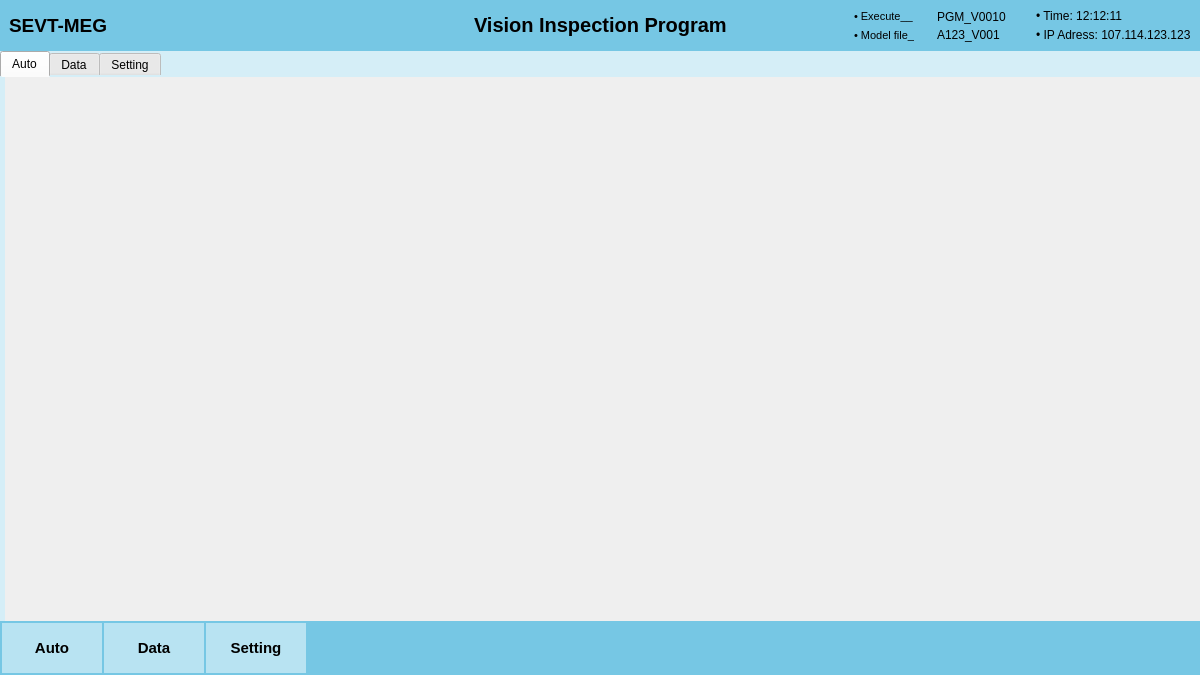
<?xml version="1.0" encoding="UTF-8"?>
<ui version="4.0">
 <class>MainWindow</class>
 <widget class="QMainWindow" name="MainWindow">
  <property name="geometry">
   <rect>
    <x>0</x>
    <y>0</y>
    <width>1200</width>
    <height>675</height>
   </rect>
  </property>
  <property name="windowTitle">
   <string>Vision Program</string>
  </property>
  <widget class="QWidget" name="centralwidget">
   <property name="styleSheet">
    <string notr="true">*{
	color: #000;
	border: none;
}
#centralwidget, #overviewData, #autoTab, #dataTab, #settingTab{
	background-color: #D5EEF7;
}


#headerInfoFrame, #footerFrame{
	background-color: #76C7E4;
}

#runningData, #viewSettingLabel{
	background-color: #fff
}


QTextBrowser{
	background-color: #EBF7FB;
}

#autoTabBtn, #dataTabBtn, #settingTabBtn{
	background-color: #B8E3F2;
	margin: 0,0,5,0;
	text-align: center;

}

#selectFeatureBtn, #selectModelBtn, #exposSaveBtn, #lightSaveBtn, #manualBtn, #uploadBtn{
	background-color: #2596bf;
	color: #fff;
	border-radius: 10px;
}

#select, #config, #adjust, #viewSetting{
	background-color: #EBF7FB;
	border-radius: 10px;
}

QPushButton:hover {
    border: 2px solid #fff;    /* Darker border on hover */
}

QPushButton:pressed {
    border: 2px solid #2980b9;    /* Darker border on hover */
}

</string>
   </property>
   <layout class="QVBoxLayout" name="verticalLayout">
    <property name="spacing">
     <number>0</number>
    </property>
    <property name="leftMargin">
     <number>0</number>
    </property>
    <property name="topMargin">
     <number>0</number>
    </property>
    <property name="rightMargin">
     <number>0</number>
    </property>
    <property name="bottomMargin">
     <number>0</number>
    </property>
    <item alignment="Qt::AlignTop">
     <widget class="QWidget" name="headerFrame" native="true">
      <layout class="QHBoxLayout" name="horizontalLayout">
       <property name="spacing">
        <number>0</number>
       </property>
       <property name="leftMargin">
        <number>0</number>
       </property>
       <property name="topMargin">
        <number>0</number>
       </property>
       <property name="rightMargin">
        <number>0</number>
       </property>
       <property name="bottomMargin">
        <number>0</number>
       </property>
       <item>
        <widget class="QFrame" name="headerInfoFrame">
         <property name="frameShape">
          <enum>QFrame::StyledPanel</enum>
         </property>
         <property name="frameShadow">
          <enum>QFrame::Raised</enum>
         </property>
         <layout class="QHBoxLayout" name="horizontalLayout_2">
          <item alignment="Qt::AlignLeft">
           <widget class="QFrame" name="logo">
            <property name="frameShape">
             <enum>QFrame::StyledPanel</enum>
            </property>
            <property name="frameShadow">
             <enum>QFrame::Raised</enum>
            </property>
            <layout class="QVBoxLayout" name="verticalLayout_2">
             <property name="spacing">
              <number>0</number>
             </property>
             <property name="leftMargin">
              <number>0</number>
             </property>
             <property name="topMargin">
              <number>0</number>
             </property>
             <property name="rightMargin">
              <number>0</number>
             </property>
             <property name="bottomMargin">
              <number>0</number>
             </property>
             <item>
              <widget class="QLabel" name="logoMeg">
               <property name="minimumSize">
                <size>
                 <width>200</width>
                 <height>0</height>
                </size>
               </property>
               <property name="font">
                <font>
                 <pointsize>14</pointsize>
                 <weight>75</weight>
                 <bold>true</bold>
                </font>
               </property>
               <property name="text">
                <string>SEVT-MEG</string>
               </property>
              </widget>
             </item>
            </layout>
           </widget>
          </item>
          <item>
           <widget class="QFrame" name="pgmName">
            <property name="sizePolicy">
             <sizepolicy hsizetype="Fixed" vsizetype="Fixed">
              <horstretch>0</horstretch>
              <verstretch>0</verstretch>
             </sizepolicy>
            </property>
            <property name="frameShape">
             <enum>QFrame::StyledPanel</enum>
            </property>
            <property name="frameShadow">
             <enum>QFrame::Raised</enum>
            </property>
            <layout class="QHBoxLayout" name="horizontalLayout_7">
             <property name="spacing">
              <number>0</number>
             </property>
             <property name="leftMargin">
              <number>0</number>
             </property>
             <property name="topMargin">
              <number>0</number>
             </property>
             <property name="rightMargin">
              <number>0</number>
             </property>
             <property name="bottomMargin">
              <number>0</number>
             </property>
             <item>
              <widget class="QLabel" name="label_2">
               <property name="sizePolicy">
                <sizepolicy hsizetype="Expanding" vsizetype="Expanding">
                 <horstretch>0</horstretch>
                 <verstretch>0</verstretch>
                </sizepolicy>
               </property>
               <property name="font">
                <font>
                 <pointsize>15</pointsize>
                 <weight>75</weight>
                 <bold>true</bold>
                </font>
               </property>
               <property name="text">
                <string>Vision Inspection Program</string>
               </property>
              </widget>
             </item>
            </layout>
           </widget>
          </item>
          <item alignment="Qt::AlignRight">
           <widget class="QFrame" name="infoFrame">
            <property name="frameShape">
             <enum>QFrame::StyledPanel</enum>
            </property>
            <property name="frameShadow">
             <enum>QFrame::Raised</enum>
            </property>
            <layout class="QHBoxLayout" name="horizontalLayout_3">
             <property name="spacing">
              <number>30</number>
             </property>
             <property name="leftMargin">
              <number>0</number>
             </property>
             <property name="topMargin">
              <number>0</number>
             </property>
             <property name="rightMargin">
              <number>0</number>
             </property>
             <property name="bottomMargin">
              <number>0</number>
             </property>
             <item>
              <widget class="QFrame" name="version">
               <property name="frameShape">
                <enum>QFrame::StyledPanel</enum>
               </property>
               <property name="frameShadow">
                <enum>QFrame::Raised</enum>
               </property>
               <layout class="QGridLayout" name="gridLayout">
                <property name="leftMargin">
                 <number>0</number>
                </property>
                <property name="topMargin">
                 <number>0</number>
                </property>
                <property name="rightMargin">
                 <number>0</number>
                </property>
                <property name="bottomMargin">
                 <number>0</number>
                </property>
                <property name="horizontalSpacing">
                 <number>22</number>
                </property>
                <property name="verticalSpacing">
                 <number>4</number>
                </property>
                <item row="0" column="1">
                 <widget class="QLabel" name="exeVer">
                  <property name="font">
                   <font>
                    <pointsize>9</pointsize>
                   </font>
                  </property>
                  <property name="text">
                   <string>PGM_V0010</string>
                  </property>
                 </widget>
                </item>
                <item row="1" column="0">
                 <widget class="QLabel" name="label_5">
                  <property name="font">
                   <font>
                    <pointsize>8</pointsize>
                    <weight>50</weight>
                    <bold>false</bold>
                   </font>
                  </property>
                  <property name="text">
                   <string>• Model file_</string>
                  </property>
                 </widget>
                </item>
                <item row="1" column="1">
                 <widget class="QLabel" name="mdFile">
                  <property name="font">
                   <font>
                    <pointsize>9</pointsize>
                   </font>
                  </property>
                  <property name="text">
                   <string>A123_V001</string>
                  </property>
                 </widget>
                </item>
                <item row="0" column="0">
                 <widget class="QLabel" name="label_3">
                  <property name="font">
                   <font>
                    <pointsize>8</pointsize>
                    <weight>50</weight>
                    <bold>false</bold>
                   </font>
                  </property>
                  <property name="text">
                   <string>• Execute__</string>
                  </property>
                 </widget>
                </item>
               </layout>
              </widget>
             </item>
             <item>
              <widget class="QFrame" name="other">
               <property name="frameShape">
                <enum>QFrame::StyledPanel</enum>
               </property>
               <property name="frameShadow">
                <enum>QFrame::Raised</enum>
               </property>
               <layout class="QVBoxLayout" name="verticalLayout_4">
                <property name="spacing">
                 <number>5</number>
                </property>
                <property name="leftMargin">
                 <number>0</number>
                </property>
                <property name="topMargin">
                 <number>0</number>
                </property>
                <property name="rightMargin">
                 <number>0</number>
                </property>
                <property name="bottomMargin">
                 <number>0</number>
                </property>
                <item>
                 <widget class="QLabel" name="timeInfo">
                  <property name="text">
                   <string>• Time: 12:12:11</string>
                  </property>
                 </widget>
                </item>
                <item>
                 <widget class="QLabel" name="ipInfo">
                  <property name="text">
                   <string>• IP Adress: 107.114.123.123</string>
                  </property>
                 </widget>
                </item>
               </layout>
              </widget>
             </item>
            </layout>
           </widget>
          </item>
         </layout>
        </widget>
       </item>
      </layout>
     </widget>
    </item>
    <item>
     <widget class="QWidget" name="bodyFrame" native="true">
      <layout class="QVBoxLayout" name="verticalLayout_5">
       <property name="spacing">
        <number>0</number>
       </property>
       <property name="leftMargin">
        <number>0</number>
       </property>
       <property name="topMargin">
        <number>0</number>
       </property>
       <property name="rightMargin">
        <number>0</number>
       </property>
       <property name="bottomMargin">
        <number>0</number>
       </property>
       <item>
        <widget class="QTabWidget" name="tabWidget">
         <property name="currentIndex">
          <number>0</number>
         </property>
         <widget class="QWidget" name="autoTab">
          <attribute name="title">
           <string>Auto</string>
          </attribute>
          <layout class="QHBoxLayout" name="horizontalLayout_6">
           <property name="spacing">
            <number>5</number>
           </property>
           <property name="leftMargin">
            <number>5</number>
           </property>
           <property name="topMargin">
            <number>0</number>
           </property>
           <property name="rightMargin">
            <number>0</number>
           </property>
           <property name="bottomMargin">
            <number>0</number>
           </property>
           <item>
            <widget class="QScrollArea" name="scrollArea">
             <property name="widgetResizable">
              <bool>true</bool>
             </property>
             <widget class="QWidget" name="scrollAreaWidgetContents">
              <property name="geometry">
               <rect>
                <x>0</x>
                <y>0</y>
                <width>1193</width>
                <height>537</height>
               </rect>
              </property>
             </widget>
            </widget>
           </item>
          </layout>
         </widget>
         <widget class="QWidget" name="dataTab">
          <attribute name="title">
           <string>Data</string>
          </attribute>
          <layout class="QHBoxLayout" name="horizontalLayout_8">
           <item>
            <widget class="QWidget" name="select" native="true">
             <layout class="QVBoxLayout" name="verticalLayout_3">
              <item>
               <widget class="QLabel" name="label">
                <property name="minimumSize">
                 <size>
                  <width>0</width>
                  <height>20</height>
                 </size>
                </property>
                <property name="maximumSize">
                 <size>
                  <width>16777215</width>
                  <height>30</height>
                 </size>
                </property>
                <property name="font">
                 <font>
                  <pointsize>10</pointsize>
                  <weight>75</weight>
                  <bold>true</bold>
                 </font>
                </property>
                <property name="text">
                 <string>■ Select Model file</string>
                </property>
               </widget>
              </item>
              <item alignment="Qt::AlignLeft|Qt::AlignTop">
               <widget class="QFrame" name="frame">
                <property name="frameShape">
                 <enum>QFrame::StyledPanel</enum>
                </property>
                <property name="frameShadow">
                 <enum>QFrame::Raised</enum>
                </property>
                <layout class="QGridLayout" name="gridLayout_4">
                 <property name="verticalSpacing">
                  <number>25</number>
                 </property>
                 <item row="0" column="2">
                  <widget class="QPushButton" name="selectModelBtn">
                   <property name="sizePolicy">
                    <sizepolicy hsizetype="Preferred" vsizetype="Fixed">
                     <horstretch>0</horstretch>
                     <verstretch>0</verstretch>
                    </sizepolicy>
                   </property>
                   <property name="minimumSize">
                    <size>
                     <width>80</width>
                     <height>20</height>
                    </size>
                   </property>
                   <property name="cursor">
                    <cursorShape>PointingHandCursor</cursorShape>
                   </property>
                   <property name="text">
                    <string>Browse</string>
                   </property>
                  </widget>
                 </item>
                 <item row="0" column="0">
                  <widget class="QLabel" name="label_14">
                   <property name="text">
                    <string>• Model file  :</string>
                   </property>
                  </widget>
                 </item>
                 <item row="0" column="1">
                  <widget class="QLineEdit" name="modelFileLine">
                   <property name="sizePolicy">
                    <sizepolicy hsizetype="Preferred" vsizetype="Fixed">
                     <horstretch>0</horstretch>
                     <verstretch>0</verstretch>
                    </sizepolicy>
                   </property>
                   <property name="minimumSize">
                    <size>
                     <width>300</width>
                     <height>0</height>
                    </size>
                   </property>
                  </widget>
                 </item>
                 <item row="1" column="0">
                  <widget class="QLabel" name="label_15">
                   <property name="text">
                    <string>• Feature file:</string>
                   </property>
                  </widget>
                 </item>
                 <item row="1" column="1">
                  <widget class="QLineEdit" name="fetureFileLine">
                   <property name="sizePolicy">
                    <sizepolicy hsizetype="Preferred" vsizetype="Fixed">
                     <horstretch>0</horstretch>
                     <verstretch>0</verstretch>
                    </sizepolicy>
                   </property>
                   <property name="minimumSize">
                    <size>
                     <width>300</width>
                     <height>0</height>
                    </size>
                   </property>
                  </widget>
                 </item>
                 <item row="1" column="2">
                  <widget class="QPushButton" name="selectFeatureBtn">
                   <property name="sizePolicy">
                    <sizepolicy hsizetype="Preferred" vsizetype="Fixed">
                     <horstretch>0</horstretch>
                     <verstretch>0</verstretch>
                    </sizepolicy>
                   </property>
                   <property name="minimumSize">
                    <size>
                     <width>80</width>
                     <height>20</height>
                    </size>
                   </property>
                   <property name="cursor">
                    <cursorShape>PointingHandCursor</cursorShape>
                   </property>
                   <property name="text">
                    <string>Browse</string>
                   </property>
                  </widget>
                 </item>
                </layout>
               </widget>
              </item>
             </layout>
            </widget>
           </item>
           <item>
            <widget class="QWidget" name="config" native="true">
             <layout class="QVBoxLayout" name="verticalLayout_10">
              <item>
               <widget class="QLabel" name="label_16">
                <property name="minimumSize">
                 <size>
                  <width>0</width>
                  <height>20</height>
                 </size>
                </property>
                <property name="maximumSize">
                 <size>
                  <width>16777215</width>
                  <height>30</height>
                 </size>
                </property>
                <property name="font">
                 <font>
                  <pointsize>10</pointsize>
                  <weight>75</weight>
                  <bold>true</bold>
                 </font>
                </property>
                <property name="text">
                 <string>■ Configuration</string>
                </property>
               </widget>
              </item>
              <item alignment="Qt::AlignLeft|Qt::AlignTop">
               <widget class="QFrame" name="frame_3">
                <property name="frameShape">
                 <enum>QFrame::StyledPanel</enum>
                </property>
                <property name="frameShadow">
                 <enum>QFrame::Raised</enum>
                </property>
                <layout class="QGridLayout" name="gridLayout_5">
                 <property name="verticalSpacing">
                  <number>25</number>
                 </property>
                 <item row="2" column="0">
                  <widget class="QLabel" name="label_19">
                   <property name="text">
                    <string>• Camera ID of BTM</string>
                   </property>
                  </widget>
                 </item>
                 <item row="0" column="1">
                  <widget class="QComboBox" name="comboBox">
                   <property name="minimumSize">
                    <size>
                     <width>300</width>
                     <height>0</height>
                    </size>
                   </property>
                   <property name="maximumSize">
                    <size>
                     <width>300</width>
                     <height>16777215</height>
                    </size>
                   </property>
                  </widget>
                 </item>
                 <item row="1" column="0">
                  <widget class="QLabel" name="label_18">
                   <property name="text">
                    <string>• Camera ID of TOP</string>
                   </property>
                  </widget>
                 </item>
                 <item row="1" column="1">
                  <widget class="QLineEdit" name="lineEdit">
                   <property name="minimumSize">
                    <size>
                     <width>300</width>
                     <height>0</height>
                    </size>
                   </property>
                   <property name="maximumSize">
                    <size>
                     <width>300</width>
                     <height>16777215</height>
                    </size>
                   </property>
                  </widget>
                 </item>
                 <item row="0" column="0">
                  <widget class="QLabel" name="label_17">
                   <property name="text">
                    <string>• Serial COM no.</string>
                   </property>
                  </widget>
                 </item>
                 <item row="2" column="1">
                  <widget class="QLineEdit" name="lineEdit_2">
                   <property name="minimumSize">
                    <size>
                     <width>300</width>
                     <height>0</height>
                    </size>
                   </property>
                   <property name="maximumSize">
                    <size>
                     <width>300</width>
                     <height>16777215</height>
                    </size>
                   </property>
                  </widget>
                 </item>
                </layout>
               </widget>
              </item>
             </layout>
            </widget>
           </item>
          </layout>
         </widget>
         <widget class="QWidget" name="settingTab">
          <attribute name="title">
           <string>Setting</string>
          </attribute>
          <layout class="QHBoxLayout" name="horizontalLayout_9">
           <item>
            <widget class="QWidget" name="viewSetting" native="true">
             <property name="sizePolicy">
              <sizepolicy hsizetype="Expanding" vsizetype="Preferred">
               <horstretch>0</horstretch>
               <verstretch>0</verstretch>
              </sizepolicy>
             </property>
             <layout class="QGridLayout" name="gridLayout_7">
              <item row="0" column="0">
               <widget class="QLabel" name="viewSettingLabel">
                <property name="sizePolicy">
                 <sizepolicy hsizetype="Expanding" vsizetype="Expanding">
                  <horstretch>0</horstretch>
                  <verstretch>0</verstretch>
                 </sizepolicy>
                </property>
                <property name="minimumSize">
                 <size>
                  <width>0</width>
                  <height>0</height>
                 </size>
                </property>
                <property name="maximumSize">
                 <size>
                  <width>100000</width>
                  <height>99997</height>
                 </size>
                </property>
                <property name="text">
                 <string/>
                </property>
                <property name="scaledContents">
                 <bool>true</bool>
                </property>
               </widget>
              </item>
             </layout>
            </widget>
           </item>
           <item alignment="Qt::AlignRight">
            <widget class="QWidget" name="adjust" native="true">
             <property name="minimumSize">
              <size>
               <width>400</width>
               <height>0</height>
              </size>
             </property>
             <layout class="QVBoxLayout" name="verticalLayout_11">
              <item>
               <widget class="QLabel" name="label_21">
                <property name="minimumSize">
                 <size>
                  <width>30</width>
                  <height>0</height>
                 </size>
                </property>
                <property name="maximumSize">
                 <size>
                  <width>16777215</width>
                  <height>30</height>
                 </size>
                </property>
                <property name="font">
                 <font>
                  <pointsize>10</pointsize>
                  <weight>75</weight>
                  <bold>true</bold>
                 </font>
                </property>
                <property name="text">
                 <string>■ Adjustment</string>
                </property>
               </widget>
              </item>
              <item alignment="Qt::AlignTop">
               <widget class="QFrame" name="frame_4">
                <property name="frameShape">
                 <enum>QFrame::StyledPanel</enum>
                </property>
                <property name="frameShadow">
                 <enum>QFrame::Raised</enum>
                </property>
                <layout class="QGridLayout" name="gridLayout_6">
                 <property name="verticalSpacing">
                  <number>12</number>
                 </property>
                 <item row="0" column="2">
                  <widget class="QPushButton" name="exposSaveBtn">
                   <property name="minimumSize">
                    <size>
                     <width>80</width>
                     <height>20</height>
                    </size>
                   </property>
                   <property name="text">
                    <string>Save</string>
                   </property>
                  </widget>
                 </item>
                 <item row="0" column="0">
                  <widget class="QLabel" name="label_20">
                   <property name="text">
                    <string>. Exposure</string>
                   </property>
                  </widget>
                 </item>
                 <item row="0" column="1">
                  <widget class="QSlider" name="horizontalSlider">
                   <property name="sizePolicy">
                    <sizepolicy hsizetype="Preferred" vsizetype="Fixed">
                     <horstretch>0</horstretch>
                     <verstretch>0</verstretch>
                    </sizepolicy>
                   </property>
                   <property name="orientation">
                    <enum>Qt::Horizontal</enum>
                   </property>
                  </widget>
                 </item>
                 <item row="1" column="0">
                  <widget class="QLabel" name="label_22">
                   <property name="text">
                    <string>. Light level</string>
                   </property>
                  </widget>
                 </item>
                 <item row="1" column="1">
                  <widget class="QSlider" name="horizontalSlider_2">
                   <property name="sizePolicy">
                    <sizepolicy hsizetype="Preferred" vsizetype="Fixed">
                     <horstretch>0</horstretch>
                     <verstretch>0</verstretch>
                    </sizepolicy>
                   </property>
                   <property name="orientation">
                    <enum>Qt::Horizontal</enum>
                   </property>
                  </widget>
                 </item>
                 <item row="1" column="2">
                  <widget class="QPushButton" name="lightSaveBtn">
                   <property name="minimumSize">
                    <size>
                     <width>80</width>
                     <height>20</height>
                    </size>
                   </property>
                   <property name="text">
                    <string>Save</string>
                   </property>
                  </widget>
                 </item>
                </layout>
               </widget>
              </item>
              <item>
               <widget class="QFrame" name="frame_5">
                <property name="frameShape">
                 <enum>QFrame::StyledPanel</enum>
                </property>
                <property name="frameShadow">
                 <enum>QFrame::Raised</enum>
                </property>
                <layout class="QVBoxLayout" name="verticalLayout_12">
                 <item>
                  <widget class="QPushButton" name="manualBtn">
                   <property name="minimumSize">
                    <size>
                     <width>80</width>
                     <height>20</height>
                    </size>
                   </property>
                   <property name="text">
                    <string>Manual Test</string>
                   </property>
                  </widget>
                 </item>
                 <item>
                  <widget class="QPushButton" name="uploadBtn">
                   <property name="minimumSize">
                    <size>
                     <width>80</width>
                     <height>20</height>
                    </size>
                   </property>
                   <property name="text">
                    <string>Upload</string>
                   </property>
                  </widget>
                 </item>
                </layout>
               </widget>
              </item>
             </layout>
            </widget>
           </item>
          </layout>
         </widget>
        </widget>
       </item>
      </layout>
     </widget>
    </item>
    <item>
     <widget class="QWidget" name="footerFrame" native="true">
      <layout class="QHBoxLayout" name="horizontalLayout_4">
       <property name="spacing">
        <number>0</number>
       </property>
       <property name="leftMargin">
        <number>0</number>
       </property>
       <property name="topMargin">
        <number>0</number>
       </property>
       <property name="rightMargin">
        <number>0</number>
       </property>
       <property name="bottomMargin">
        <number>0</number>
       </property>
       <item alignment="Qt::AlignLeft">
        <widget class="QFrame" name="frame_2">
         <property name="frameShape">
          <enum>QFrame::StyledPanel</enum>
         </property>
         <property name="frameShadow">
          <enum>QFrame::Raised</enum>
         </property>
         <layout class="QHBoxLayout" name="horizontalLayout_5">
          <property name="spacing">
           <number>2</number>
          </property>
          <property name="leftMargin">
           <number>2</number>
          </property>
          <property name="topMargin">
           <number>2</number>
          </property>
          <property name="rightMargin">
           <number>0</number>
          </property>
          <property name="bottomMargin">
           <number>2</number>
          </property>
          <item>
           <widget class="QPushButton" name="autoTabBtn">
            <property name="sizePolicy">
             <sizepolicy hsizetype="Minimum" vsizetype="Preferred">
              <horstretch>0</horstretch>
              <verstretch>0</verstretch>
             </sizepolicy>
            </property>
            <property name="minimumSize">
             <size>
              <width>100</width>
              <height>50</height>
             </size>
            </property>
            <property name="font">
             <font>
              <pointsize>11</pointsize>
              <weight>75</weight>
              <bold>true</bold>
             </font>
            </property>
            <property name="cursor">
             <cursorShape>PointingHandCursor</cursorShape>
            </property>
            <property name="mouseTracking">
             <bool>false</bool>
            </property>
            <property name="text">
             <string>Auto</string>
            </property>
            <property name="icon">
             <iconset resource="resources.qrc">
              <normaloff>:/blueIcon/assets/icons/blue/airplay.svg</normaloff>:/blueIcon/assets/icons/blue/airplay.svg</iconset>
            </property>
            <property name="iconSize">
             <size>
              <width>26</width>
              <height>26</height>
             </size>
            </property>
           </widget>
          </item>
          <item>
           <widget class="QPushButton" name="dataTabBtn">
            <property name="minimumSize">
             <size>
              <width>100</width>
              <height>50</height>
             </size>
            </property>
            <property name="font">
             <font>
              <pointsize>11</pointsize>
              <weight>75</weight>
              <bold>true</bold>
             </font>
            </property>
            <property name="cursor">
             <cursorShape>PointingHandCursor</cursorShape>
            </property>
            <property name="text">
             <string>Data</string>
            </property>
            <property name="icon">
             <iconset resource="resources.qrc">
              <normaloff>:/blueIcon/assets/icons/blue/refresh-ccw.svg</normaloff>:/blueIcon/assets/icons/blue/refresh-ccw.svg</iconset>
            </property>
            <property name="iconSize">
             <size>
              <width>26</width>
              <height>26</height>
             </size>
            </property>
           </widget>
          </item>
          <item>
           <widget class="QPushButton" name="settingTabBtn">
            <property name="minimumSize">
             <size>
              <width>100</width>
              <height>50</height>
             </size>
            </property>
            <property name="font">
             <font>
              <pointsize>11</pointsize>
              <weight>75</weight>
              <bold>true</bold>
             </font>
            </property>
            <property name="cursor">
             <cursorShape>PointingHandCursor</cursorShape>
            </property>
            <property name="text">
             <string>Setting</string>
            </property>
            <property name="icon">
             <iconset resource="resources.qrc">
              <normaloff>:/blueIcon/assets/icons/blue/sliders.svg</normaloff>:/blueIcon/assets/icons/blue/sliders.svg</iconset>
            </property>
            <property name="iconSize">
             <size>
              <width>26</width>
              <height>26</height>
             </size>
            </property>
           </widget>
          </item>
         </layout>
        </widget>
       </item>
      </layout>
     </widget>
    </item>
   </layout>
  </widget>
 </widget>
 <resources>
  <include location="resources.qrc"/>
 </resources>
 <connections/>
</ui>
